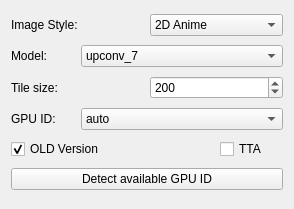
                <widget class="QWidget" name="page">
                 <property name="geometry">
                  <rect>
                   <x>0</x>
                   <y>0</y>
                   <width>294</width>
                   <height>209</height>
                  </rect>
                 </property>
                 <attribute name="label">
                  <string>waifu2x-ncnn-vulkan</string>
                 </attribute>
                 <layout class="QGridLayout" name="gridLayout_5">
                  <property name="sizeConstraint">
                   <enum>QLayout::SetDefaultConstraint</enum>
                  </property>
                  <item row="0" column="0" colspan="2">
                   <widget class="QLabel" name="label_3">
                    <property name="maximumSize">
                     <size>
                      <width>16777215</width>
                      <height>16777215</height>
                     </size>
                    </property>
                    <property name="toolTip">
                     <string>Only works when using &quot;waifu2x-ncnn-vulkan&quot; engine. 
Waifu2x-converter and Anime4k only support &quot;2D Anime&quot; image style.
SRMD-ncnn-vulkan can supports all image style without change any settings.</string>
                    </property>
                    <property name="text">
                     <string>Image Style:</string>
                    </property>
                   </widget>
                  </item>
                  <item row="0" column="2" colspan="2">
                   <widget class="QComboBox" name="comboBox_ImageStyle">
                    <property name="minimumSize">
                     <size>
                      <width>120</width>
                      <height>0</height>
                     </size>
                    </property>
                    <property name="toolTip">
                     <string>Only works when using &quot;waifu2x-ncnn-vulkan&quot; engine. 
Waifu2x-converter and Anime4k only support &quot;2D Anime&quot; image style.
SRMD-ncnn-vulkan can supports all image style without change any settings.</string>
                    </property>
                    <property name="currentText">
                     <string notr="true">2D Anime</string>
                    </property>
                    <item>
                     <property name="text">
                      <string>2D Anime</string>
                     </property>
                    </item>
                    <item>
                     <property name="text">
                      <string>3D Real-life</string>
                     </property>
                    </item>
                   </widget>
                  </item>
                  <item row="1" column="0">
                   <widget class="QLabel" name="label_26">
                    <property name="text">
                     <string>Model:</string>
                    </property>
                   </widget>
                  </item>
                  <item row="1" column="1" colspan="3">
                   <widget class="QComboBox" name="comboBox_model_vulkan">
                    <property name="toolTip">
                     <string>We recommend you use the default &quot;upconv_7&quot; model.
Only &quot;upconv_7&quot; model supports image style switching.
&quot;cunet&quot; model only supports 2D anime image style, 
and it's much more slower than &quot;upconv_7&quot; model.</string>
                    </property>
                    <item>
                     <property name="text">
                      <string notr="true">upconv_7</string>
                     </property>
                    </item>
                    <item>
                     <property name="text">
                      <string notr="true">cunet</string>
                     </property>
                    </item>
                   </widget>
                  </item>
                  <item row="2" column="0" colspan="2">
                   <widget class="QLabel" name="label_9">
                    <property name="maximumSize">
                     <size>
                      <width>16777215</width>
                      <height>16777215</height>
                     </size>
                    </property>
                    <property name="toolTip">
                     <string>Tile size: This value will affacts GPU memory usage.
Larger tile size means waifu2x will use more GPU memory and run faster.
Smaller tile size means waifu2x will use less GPU memory and run slower.
(Only works when using &quot;waifu2x-ncnn-vulkan&quot; engine.)</string>
                    </property>
                    <property name="text">
                     <string>Tile size:</string>
                    </property>
                   </widget>
                  </item>
                  <item row="2" column="2" colspan="2">
                   <widget class="QSpinBox" name="spinBox_TileSize">
                    <property name="toolTip">
                     <string>Tile size: This value will affacts GPU memory usage.
Larger tile size means waifu2x will use more GPU memory and run faster.
Smaller tile size means waifu2x will use less GPU memory and run slower.</string>
                    </property>
                    <property name="minimum">
                     <number>10</number>
                    </property>
                    <property name="maximum">
                     <number>10000</number>
                    </property>
                    <property name="singleStep">
                     <number>10</number>
                    </property>
                    <property name="value">
                     <number>200</number>
                    </property>
                   </widget>
                  </item>
                  <item row="3" column="0">
                   <widget class="QLabel" name="label_10">
                    <property name="toolTip">
                     <string>Select the GPU to use when enabling the &quot;waifu2x-ncnn-vulkan&quot; engine.</string>
                    </property>
                    <property name="text">
                     <string>GPU ID:</string>
                    </property>
                   </widget>
                  </item>
                  <item row="3" column="1" colspan="3">
                   <widget class="QComboBox" name="comboBox_GPUID">
                    <property name="enabled">
                     <bool>true</bool>
                    </property>
                    <property name="toolTip">
                     <string>Select the GPU to use when enabling the &quot;waifu2x-ncnn-vulkan&quot; engine.</string>
                    </property>
                    <property name="currentText">
                     <string notr="true">auto</string>
                    </property>
                    <item>
                     <property name="text">
                      <string notr="true">auto</string>
                     </property>
                    </item>
                   </widget>
                  </item>
                  <item row="4" column="0" colspan="3">
                   <widget class="QCheckBox" name="checkBox_old_vulkan">
                    <property name="toolTip">
                     <string>If the default version of the waifu2x-ncnn-vulkan engine 
does not work properly on your computer, 
you can try to enable the older version of the engine.</string>
                    </property>
                    <property name="text">
                     <string>OLD Version</string>
                    </property>
                    <property name="checked">
                     <bool>true</bool>
                    </property>
                   </widget>
                  </item>
                  <item row="4" column="3">
                   <widget class="QCheckBox" name="checkBox_TTA_vulkan">
                    <property name="toolTip">
                     <string>TTA(Test-Time Augmentation):
The processing time is eight times longer than when unchecked, 
and the peak signal-to-noise ratio (PSNR) is increased by 0.15, 
but the effect may not be obvious. It is not recommended to enable it.
Uncheck the [OLD Version] to enable [TTA].</string>
                    </property>
                    <property name="text">
                     <string>TTA</string>
                    </property>
                   </widget>
                  </item>
                  <item row="5" column="0" colspan="4">
                   <widget class="QPushButton" name="pushButton_DetectGPU">
                    <property name="enabled">
                     <bool>true</bool>
                    </property>
                    <property name="text">
                     <string>Detect available GPU ID</string>
                    </property>
                   </widget>
                  </item>
                 </layout>
                </widget>
